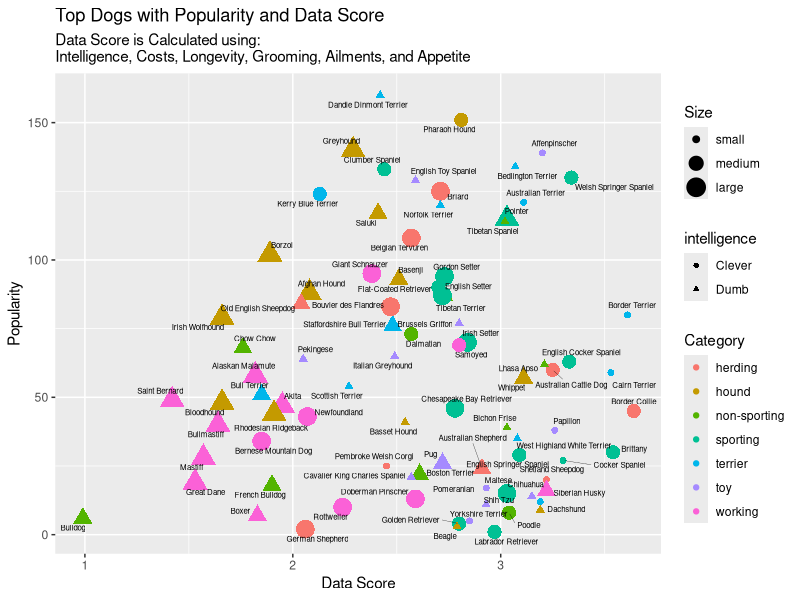

Source code (R):
## ---- chunk 1
knitr::opts_chunk$set(echo = TRUE)
## ---- chunk 2
library(ggplot2)
library(dplyr)
library(tidyverse)
library(plyr)
library(readxl)
library(ggrepel)

topDogsFull <- readxl::read_xlsx('KIB - Best in Show (public).xlsx', sheet='Best in show full sheet', range = cell_rows(1:88))


topDogsFull$intelligence<- revalue(topDogsFull$intelligence, c("Above average" = "Clever", "Average" = "Dumb", "Brightest" = "Clever", "Excellent" = "Clever", "Fair" = "Dumb", "Lowest" = "Dumb"))
levels(topDogsFull$Size) <- c("small", "medium", "large")
topDogsFull$Size <- as.factor(topDogsFull$Size)

topDogsFull$Size <- factor(topDogsFull$Size, levels = c("small", "medium", "large"))
levels(topDogsFull$Size)

ggplot(topDogsFull, aes(x = `datadog score`, y = Popularity, color = Category, shape = intelligence, label = Breed)) + geom_point(aes(size = Size)) + geom_text_repel(segment.size = .1, size = 2, color = "black") + xlab("Data Score") + ggtitle("Top Dogs with Popularity and Data Score") + labs(subtitle="Data Score is Calculated using: \nIntelligence, Costs, Longevity, Grooming, Ailments, and Appetite")

?subtitle
